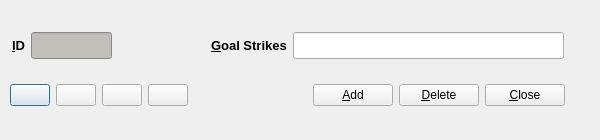
<?xml version="1.0" encoding="UTF-8"?>
<ui version="4.0">
 <class>GoalStrikeSetupDlg</class>
 <widget class="QDialog" name="GoalStrikeSetupDlg">
  <property name="geometry">
   <rect>
    <x>0</x>
    <y>0</y>
    <width>600</width>
    <height>140</height>
   </rect>
  </property>
  <property name="minimumSize">
   <size>
    <width>600</width>
    <height>140</height>
   </size>
  </property>
  <property name="maximumSize">
   <size>
    <width>640</width>
    <height>180</height>
   </size>
  </property>
  <property name="windowTitle">
   <string>Goal Strikes Setup</string>
  </property>
  <widget class="QWidget" name="layoutWidget">
   <property name="geometry">
    <rect>
     <x>12</x>
     <y>20</y>
     <width>552</width>
     <height>51</height>
    </rect>
   </property>
   <layout class="QHBoxLayout" name="horizontalLayout">
    <item>
     <widget class="QLabel" name="label">
      <property name="text">
       <string>&lt;!DOCTYPE HTML PUBLIC &quot;-//W3C//DTD HTML 4.0//EN&quot; &quot;http://www.w3.org/TR/REC-html40/strict.dtd&quot;&gt;
&lt;html&gt;&lt;head&gt;&lt;meta name=&quot;qrichtext&quot; content=&quot;1&quot; /&gt;&lt;style type=&quot;text/css&quot;&gt;
p, li { white-space: pre-wrap; }
&lt;/style&gt;&lt;/head&gt;&lt;body style=&quot; font-family:'Sans Serif'; font-size:10pt; font-weight:400; font-style:normal;&quot;&gt;
&lt;p style=&quot; margin-top:0px; margin-bottom:0px; margin-left:0px; margin-right:0px; -qt-block-indent:0; text-indent:0px;&quot;&gt;&lt;span style=&quot; font-weight:600;&quot;&gt;&amp;amp;ID&lt;/span&gt;&lt;/p&gt;&lt;/body&gt;&lt;/html&gt;</string>
      </property>
      <property name="buddy">
       <cstring>goalstrikeID_display</cstring>
      </property>
     </widget>
    </item>
    <item>
     <widget class="QLineEdit" name="goalstrikeID_display">
      <property name="maximumSize">
       <size>
        <width>81</width>
        <height>27</height>
       </size>
      </property>
      <property name="styleSheet">
       <string notr="true">background-color: rgb(194, 190, 186);</string>
      </property>
      <property name="readOnly">
       <bool>true</bool>
      </property>
     </widget>
    </item>
    <item>
     <spacer name="horizontalSpacer">
      <property name="orientation">
       <enum>Qt::Horizontal</enum>
      </property>
      <property name="sizeHint" stdset="0">
       <size>
        <width>78</width>
        <height>20</height>
       </size>
      </property>
     </spacer>
    </item>
    <item>
     <widget class="QLabel" name="label_2">
      <property name="text">
       <string>&lt;!DOCTYPE HTML PUBLIC &quot;-//W3C//DTD HTML 4.0//EN&quot; &quot;http://www.w3.org/TR/REC-html40/strict.dtd&quot;&gt;
&lt;html&gt;&lt;head&gt;&lt;meta name=&quot;qrichtext&quot; content=&quot;1&quot; /&gt;&lt;style type=&quot;text/css&quot;&gt;
p, li { white-space: pre-wrap; }
&lt;/style&gt;&lt;/head&gt;&lt;body style=&quot; font-family:'Sans Serif'; font-size:10pt; font-weight:400; font-style:normal;&quot;&gt;
&lt;p style=&quot; margin-top:0px; margin-bottom:0px; margin-left:0px; margin-right:0px; -qt-block-indent:0; text-indent:0px;&quot;&gt;&lt;span style=&quot; font-weight:600;&quot;&gt;&amp;amp;Goal Strikes&lt;/span&gt;&lt;/p&gt;&lt;/body&gt;&lt;/html&gt;</string>
      </property>
      <property name="buddy">
       <cstring>goalstrikeEdit</cstring>
      </property>
     </widget>
    </item>
    <item>
     <widget class="QLineEdit" name="goalstrikeEdit">
      <property name="minimumSize">
       <size>
        <width>271</width>
        <height>27</height>
       </size>
      </property>
      <property name="toolTip">
       <string>Body part used to score goal</string>
      </property>
     </widget>
    </item>
   </layout>
  </widget>
  <widget class="QWidget" name="layoutWidget">
   <property name="geometry">
    <rect>
     <x>10</x>
     <y>70</y>
     <width>261</width>
     <height>51</height>
    </rect>
   </property>
   <layout class="QHBoxLayout" name="horizontalLayout_2">
    <item>
     <widget class="QPushButton" name="firstEntry">
      <property name="toolTip">
       <string>First Entry</string>
      </property>
      <property name="text">
       <string/>
      </property>
      <property name="icon">
       <iconset>
        <normaloff>images/first.png</normaloff>images/first.png</iconset>
      </property>
     </widget>
    </item>
    <item>
     <widget class="QPushButton" name="prevEntry">
      <property name="toolTip">
       <string>Previous Entry</string>
      </property>
      <property name="text">
       <string/>
      </property>
      <property name="icon">
       <iconset>
        <normaloff>images/prev.png</normaloff>images/prev.png</iconset>
      </property>
     </widget>
    </item>
    <item>
     <widget class="QPushButton" name="nextEntry">
      <property name="toolTip">
       <string>Next Entry</string>
      </property>
      <property name="text">
       <string/>
      </property>
      <property name="icon">
       <iconset>
        <normaloff>images/next.png</normaloff>images/next.png</iconset>
      </property>
     </widget>
    </item>
    <item>
     <widget class="QPushButton" name="lastEntry">
      <property name="toolTip">
       <string>Last Entry</string>
      </property>
      <property name="text">
       <string/>
      </property>
      <property name="icon">
       <iconset>
        <normaloff>images/last.png</normaloff>images/last.png</iconset>
      </property>
     </widget>
    </item>
    <item>
     <spacer name="horizontalSpacer_2">
      <property name="orientation">
       <enum>Qt::Horizontal</enum>
      </property>
      <property name="sizeHint" stdset="0">
       <size>
        <width>18</width>
        <height>20</height>
       </size>
      </property>
     </spacer>
    </item>
   </layout>
  </widget>
  <widget class="QWidget" name="layoutWidget">
   <property name="geometry">
    <rect>
     <x>290</x>
     <y>70</y>
     <width>275</width>
     <height>51</height>
    </rect>
   </property>
   <layout class="QHBoxLayout" name="horizontalLayout_3">
    <item>
     <spacer name="horizontalSpacer_3">
      <property name="orientation">
       <enum>Qt::Horizontal</enum>
      </property>
      <property name="sizeHint" stdset="0">
       <size>
        <width>13</width>
        <height>20</height>
       </size>
      </property>
     </spacer>
    </item>
    <item>
     <widget class="QPushButton" name="addEntry">
      <property name="toolTip">
       <string>Add Entry</string>
      </property>
      <property name="text">
       <string>&amp;Add</string>
      </property>
      <property name="icon">
       <iconset>
        <normaloff>images/add.png</normaloff>images/add.png</iconset>
      </property>
     </widget>
    </item>
    <item>
     <widget class="QPushButton" name="deleteEntry">
      <property name="toolTip">
       <string>Delete Entry</string>
      </property>
      <property name="text">
       <string>&amp;Delete</string>
      </property>
      <property name="icon">
       <iconset>
        <normaloff>images/delete.png</normaloff>images/delete.png</iconset>
      </property>
     </widget>
    </item>
    <item>
     <widget class="QPushButton" name="closeButton">
      <property name="toolTip">
       <string>Close Entry</string>
      </property>
      <property name="text">
       <string>&amp;Close</string>
      </property>
      <property name="icon">
       <iconset>
        <normaloff>images/quit.png</normaloff>images/quit.png</iconset>
      </property>
     </widget>
    </item>
   </layout>
  </widget>
 </widget>
 <resources/>
 <connections/>
</ui>
